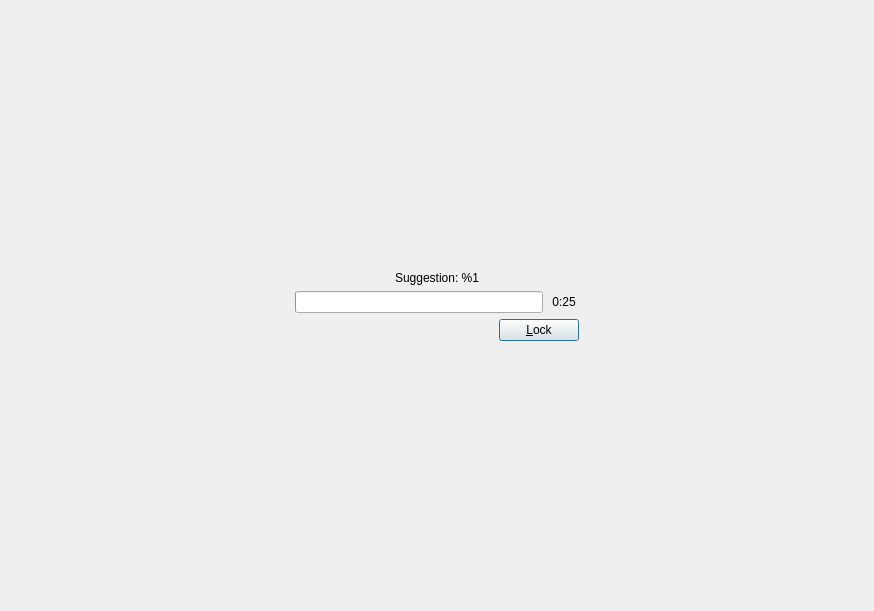
<?xml version="1.0" encoding="UTF-8"?>
<ui version="4.0">
 <class>BreakDialog</class>
 <widget class="QDialog" name="BreakDialog">
  <property name="geometry">
   <rect>
    <x>0</x>
    <y>0</y>
    <width>874</width>
    <height>611</height>
   </rect>
  </property>
  <property name="windowTitle">
   <string>Break</string>
  </property>
  <property name="windowIcon">
   <iconset resource="resources.qrc">
    <normaloff>:/images/sheep.svg</normaloff>:/images/sheep.svg</iconset>
  </property>
  <layout class="QGridLayout" name="gridLayout">
   <item row="2" column="0">
    <spacer name="horizontalSpacer_3">
     <property name="orientation">
      <enum>Qt::Horizontal</enum>
     </property>
     <property name="sizeHint" stdset="0">
      <size>
       <width>40</width>
       <height>20</height>
      </size>
     </property>
    </spacer>
   </item>
   <item row="3" column="2">
    <spacer name="horizontalSpacer_2">
     <property name="orientation">
      <enum>Qt::Horizontal</enum>
     </property>
     <property name="sizeHint" stdset="0">
      <size>
       <width>40</width>
       <height>20</height>
      </size>
     </property>
    </spacer>
   </item>
   <item row="3" column="1">
    <layout class="QHBoxLayout" name="horizontalLayout_2">
     <item>
      <spacer name="horizontalSpacer">
       <property name="orientation">
        <enum>Qt::Horizontal</enum>
       </property>
       <property name="sizeHint" stdset="0">
        <size>
         <width>40</width>
         <height>20</height>
        </size>
       </property>
      </spacer>
     </item>
     <item>
      <widget class="QPushButton" name="pushButtonLock">
       <property name="text">
        <string>&amp;Lock</string>
       </property>
      </widget>
     </item>
    </layout>
   </item>
   <item row="0" column="1">
    <spacer name="verticalSpacer_2">
     <property name="orientation">
      <enum>Qt::Vertical</enum>
     </property>
     <property name="sizeHint" stdset="0">
      <size>
       <width>20</width>
       <height>40</height>
      </size>
     </property>
    </spacer>
   </item>
   <item row="2" column="1">
    <layout class="QHBoxLayout" name="horizontalLayout">
     <item>
      <widget class="QProgressBar" name="progressBarTimer">
       <property name="minimum">
        <number>0</number>
       </property>
       <property name="value">
        <number>0</number>
       </property>
       <property name="textVisible">
        <bool>false</bool>
       </property>
       <property name="invertedAppearance">
        <bool>false</bool>
       </property>
       <property name="format">
        <string>%p%</string>
       </property>
      </widget>
     </item>
     <item>
      <widget class="QLabel" name="labelTimer">
       <property name="minimumSize">
        <size>
         <width>30</width>
         <height>0</height>
        </size>
       </property>
       <property name="text">
        <string>0:25</string>
       </property>
       <property name="alignment">
        <set>Qt::AlignCenter</set>
       </property>
      </widget>
     </item>
    </layout>
   </item>
   <item row="4" column="1">
    <spacer name="verticalSpacer">
     <property name="orientation">
      <enum>Qt::Vertical</enum>
     </property>
     <property name="sizeHint" stdset="0">
      <size>
       <width>20</width>
       <height>40</height>
      </size>
     </property>
    </spacer>
   </item>
   <item row="1" column="1">
    <widget class="QLabel" name="labelSuggestion">
     <property name="text">
      <string>Suggestion: %1</string>
     </property>
     <property name="textFormat">
      <enum>Qt::AutoText</enum>
     </property>
     <property name="alignment">
      <set>Qt::AlignCenter</set>
     </property>
     <property name="wordWrap">
      <bool>true</bool>
     </property>
    </widget>
   </item>
  </layout>
 </widget>
 <resources>
  <include location="resources.qrc"/>
 </resources>
 <connections/>
</ui>
